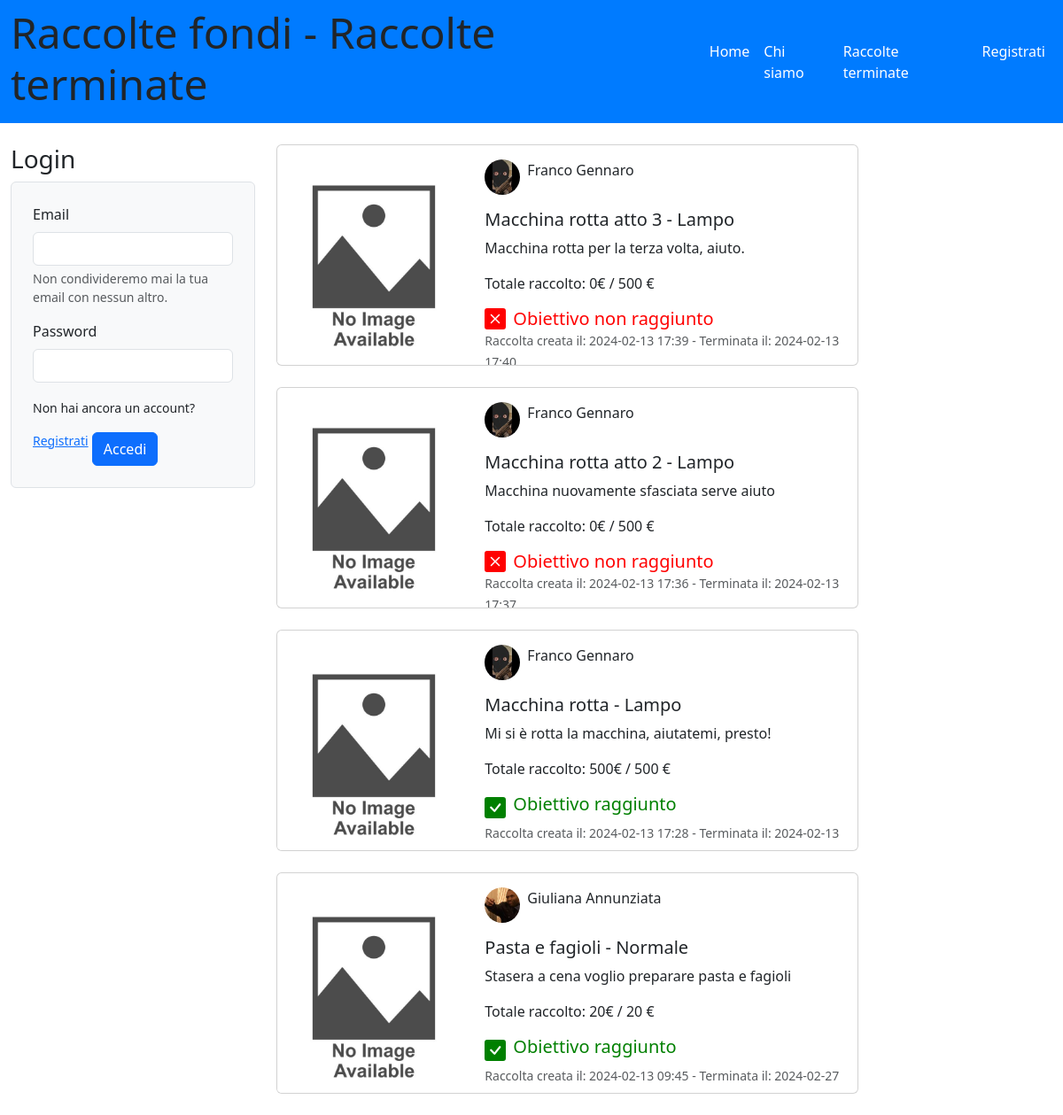
/raccolte_terminate, run on the app's committed database.
### tables this page shows
CREATE TABLE "raccolte" (
	"id_raccolta"	INTEGER NOT NULL UNIQUE,
	"nome_raccolta"	TEXT NOT NULL,
	"descrizione"	TEXT,
	"immagine"	TEXT,
	"data_creazione"	TEXT,
	"data_termine"	TEXT,
	"cifra_attuale"	NUMERIC,
	"cifra_da_raggiungere"	NUMERIC,
	"tipo_raccolta"	TEXT,
	"organizzatore_raccolta"	INTEGER,
	"importo_minimo"	NUMERIC,
	"status"	TEXT DEFAULT 'attiva',
	"aggiornata"	TEXT DEFAULT 'no',
	"importo_massimo"	NUMERIC,
	PRIMARY KEY("id_raccolta" AUTOINCREMENT),
	FOREIGN KEY("organizzatore_raccolta") REFERENCES "utenti"("id_utente")
);

CREATE TABLE "utenti" (
	"id_utente"	INTEGER UNIQUE,
	"email"	TEXT NOT NULL UNIQUE,
	"password"	TEXT NOT NULL UNIQUE,
	"nome"	TEXT NOT NULL,
	"cognome"	TEXT NOT NULL,
	"immagine_utente"	TEXT,
	"portafoglio"	NUMERIC,
	PRIMARY KEY("id_utente" AUTOINCREMENT)
);

### app.py (the view)
@app.route('/raccolte_terminate')
def raccolte_terminate():
    raccolte_terminate_db = raccolte_dao.get_raccolte_terminate()
    return render_template('raccolte_terminate.html', raccolte_terminate=raccolte_terminate_db)

### app.py (called while the page is built)
@app.before_request
def update_before_request():
    app.logger.info('Inizio update_status_e_portafoglio')
    try:
        raccolte_dao.update_status_e_portafoglio()
        app.logger.info('Fine update_status_e_portafoglio')
    except Exception as e:
        print('Error during update:', str(e))

### raccolte_dao.py (called while the page is built)
def get_raccolte_terminate():
    conn = sqlite3.connect('db/raccolte_fondi.db')
    conn.row_factory = sqlite3.Row
    cursor = conn.cursor()
    status_terminata = 'terminata'
    sql = 'SELECT raccolte.id_raccolta,raccolte.nome_raccolta,raccolte.descrizione,raccolte.immagine,raccolte.data_creazione,raccolte.data_termine,raccolte.cifra_attuale,raccolte.cifra_da_raggiungere,raccolte.tipo_raccolta,raccolte.organizzatore_raccolta,raccolte.importo_minimo,raccolte.status,raccolte.aggiornata,raccolte.importo_massimo,utenti.nome,utenti.cognome,utenti.immagine_utente FROM raccolte LEFT JOIN utenti ON raccolte.organizzatore_raccolta = utenti.id_utente WHERE status = ? ORDER BY data_creazione DESC'
    cursor.execute(sql, (status_terminata,))
    raccolte_terminate = cursor.fetchall()
    cursor.close()
    conn.close()
    return raccolte_terminate

### templates/raccolte_terminate.html (shortened to what this page needs)
{% extends "base.html" %}
{% block home_active %}active{% endblock %}
{% block page_name %}Raccolte terminate{% endblock %}
{% block content %}
<div class="container">
    <div class="row">
        <div class="col-lg-3">
            <aside id="myaside">
                {% if not current_user.is_authenticated %}
                <section>
                    <h3>Login</h3>
                    <div class="bg-light p-4 border rounded mb-3">
                        <form action="/login" method="POST">
                            <div class="mb-3">
                                <label for="emailInput" class="form-label">Email</label>
                                <input type="text" class="form-control" id="emailInput" name="email">
                                <div id="emailHelp" class="form-text">Non condivideremo mai la tua email con nessun altro.</div>
                            </div>
                            <div class="mb-3">
                                <label for="passwordInput" class="form-label">Password</label>
                                <input type="password" class="form-control" id="passwordInput" name="password">
                            </div>
                            <small>Non hai ancora un account? <a href="/iscriviti">Registrati</a></small>
                            <button type="submit" class="btn btn-primary mt-3">Accedi</button>
                        </form>
                    </div>
                </section>
                {% endif %}
            </aside>
        </div>
      <main class="col-lg-9">
        <div class="col-lg-9">
          {% for raccolta in raccolte_terminate%}
          <div class="card mb-4 fixed-height-card" >
            <div class="row g-0">
              <div class="col-md-4 card-img-container">
                {% if raccolta.immagine %}
                  <img src="{{ url_for('static', filename=raccolta.immagine) }}" class="img-fluid rounded-start" alt="Immagine della raccolta {{ raccolta.nome_raccolta | e }}">
                {% else %}
                  <img src="{{ url_for('static', filename='no_immagine_raccolta.jpg') }}" class="img-fluid rounded-start" alt="La raccolta {{ raccolta.nome_raccolta | e }} non ha immagine">
                {% endif %}
              </div>
              <div class="col-md-8">
                <div class="card-body d-flex flex-column justify-content-between">
                  <div class="d-flex align-items-center mb-3">
                    {% if raccolta.immagine_utente %}
                    <img src="{{ url_for('static', filename=raccolta.immagine_utente) }}" class="profile-image me-2" alt="Immagine di profilo">
                    {% else %}
                    <img src="{{ url_for('static', filename='no_immagine_utente.jpg') }}" class="profile-image me-2" alt="Immagine di profilo">
                    {% endif %}
                    <p>{{raccolta.nome}} {{raccolta.cognome}}</p>
                  </div>
                  <h5 class="card-title">
                      {{raccolta.nome_raccolta | e}}
                    - {% if raccolta.tipo_raccolta == 'lampo' %} Lampo
                    {%else%} Normale
                    {%endif%}
                  </h5>
                  <p class="card-text">{{raccolta.descrizione}}</p>
                  <p class="card-text">Totale raccolto: {{raccolta.cifra_attuale}}€ / {{raccolta.cifra_da_raggiungere}} €</p>
                  <div class="d-flex align-items-center">
                  {% if raccolta.cifra_attuale >= raccolta.cifra_da_raggiungere %}
                  <h5 class="raccolte_terminate_successo mb-2">Obiettivo raggiunto</h5>
                  {%  else %}
                  <h5 class="raccolte_terminate_fallita mb-0">Obiettivo non raggiunto</h5>
                  {% endif %}
                  </div>
                  <p class="card-text"><small class="text-body-secondary">Raccolta creata il: {{raccolta.data_creazione}} - Terminata il: {{raccolta.data_termine}}</small></p>
                </div>
              </div>
            </div>
          </div>
          {% endfor %}
        </div>
      </main>
    </div>
</div>
{% endblock %}

### static/style.css (style rules this page uses)
.profile-image { width: 40px; height: auto; border-radius: 50%; }
.d-flex.align-items-center { align-items: center; }
.fixed-height-card { height: 250px; overflow: hidden; }
.card-img-container img { height: 100%; width: 100%; object-fit: contain; object-position: center; }
.raccolte_terminate_successo { color:green }
.raccolte_terminate_fallita { color:red }

### data on the page
raccolte: immagine_utente (picture), nome "Franco", cognome "Gennaro", nome_raccolta "Macchina rotta atto 3", tipo_raccolta "Lampo", descrizione "Macchina rotta per la terza volta, aiuto.", cifra_attuale "0", cifra_da_raggiungere "500", shows "Obiettivo non raggiunto", data_creazione "2024-02-13 17:39", data_termine "2024-02-13…"
raccolte: immagine_utente (picture), nome "Franco", cognome "Gennaro", nome_raccolta "Macchina rotta atto 2", tipo_raccolta "Lampo", descrizione "Macchina nuovamente sfasciata serve aiuto", cifra_attuale "0", cifra_da_raggiungere "500", shows "Obiettivo non raggiunto", data_creazione "2024-02-13 17:36", data_termine "2024-02-13…"
raccolte: immagine_utente (picture), nome "Franco", cognome "Gennaro", nome_raccolta "Macchina rotta", tipo_raccolta "Lampo", descrizione "Mi si è rotta la macchina, aiutatemi, presto!", cifra_attuale "500", cifra_da_raggiungere "500", shows "Obiettivo raggiunto", data_creazione "2024-02-13 17:28", data_termine "2024-02-13…"
raccolte: immagine_utente (picture), nome "Giuliana", cognome "Annunziata", nome_raccolta "Pasta e fagioli", tipo_raccolta "Normale", descrizione "Stasera a cena voglio preparare pasta e fagioli", cifra_attuale "20", cifra_da_raggiungere "20", shows "Obiettivo raggiunto", data_creazione "2024-02-13 09:45", data_termine "2024-02-27…"
